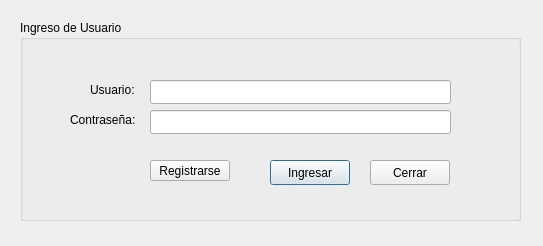
<?xml version="1.0" encoding="UTF-8"?>
<ui version="4.0">
 <class>login</class>
 <widget class="QDialog" name="login">
  <property name="geometry">
   <rect>
    <x>0</x>
    <y>0</y>
    <width>543</width>
    <height>246</height>
   </rect>
  </property>
  <property name="windowTitle">
   <string>Inicio de Sesión</string>
  </property>
  <widget class="QGroupBox" name="groupBox">
   <property name="geometry">
    <rect>
     <x>20</x>
     <y>20</y>
     <width>501</width>
     <height>201</height>
    </rect>
   </property>
   <property name="title">
    <string>Ingreso de Usuario</string>
   </property>
   <widget class="QLabel" name="labelUser">
    <property name="geometry">
     <rect>
      <x>70</x>
      <y>60</y>
      <width>51</width>
      <height>20</height>
     </rect>
    </property>
    <property name="text">
     <string>Usuario:</string>
    </property>
   </widget>
   <widget class="QLabel" name="labelPass">
    <property name="geometry">
     <rect>
      <x>50</x>
      <y>90</y>
      <width>71</width>
      <height>20</height>
     </rect>
    </property>
    <property name="text">
     <string>Contraseña:</string>
    </property>
   </widget>
   <widget class="QLineEdit" name="txtUser">
    <property name="geometry">
     <rect>
      <x>130</x>
      <y>60</y>
      <width>301</width>
      <height>24</height>
     </rect>
    </property>
   </widget>
   <widget class="QLineEdit" name="txtPass">
    <property name="geometry">
     <rect>
      <x>130</x>
      <y>90</y>
      <width>301</width>
      <height>24</height>
     </rect>
    </property>
   </widget>
   <widget class="QPushButton" name="cmdGetInto">
    <property name="geometry">
     <rect>
      <x>250</x>
      <y>140</y>
      <width>80</width>
      <height>25</height>
     </rect>
    </property>
    <property name="text">
     <string>Ingresar</string>
    </property>
   </widget>
   <widget class="QPushButton" name="cmdClose">
    <property name="geometry">
     <rect>
      <x>350</x>
      <y>140</y>
      <width>80</width>
      <height>25</height>
     </rect>
    </property>
    <property name="text">
     <string>Cerrar</string>
    </property>
   </widget>
   <widget class="QPushButton" name="cmdSignIn">
    <property name="geometry">
     <rect>
      <x>130</x>
      <y>140</y>
      <width>80</width>
      <height>21</height>
     </rect>
    </property>
    <property name="text">
     <string>Registrarse</string>
    </property>
   </widget>
  </widget>
 </widget>
 <resources/>
 <connections/>
</ui>
